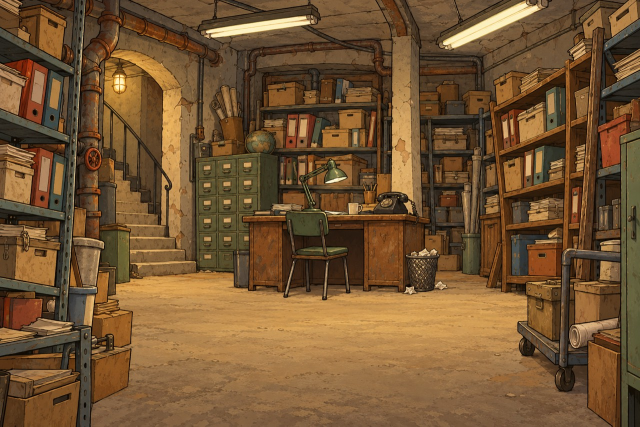
#> input picture prototyp/obrazky/archiv.jpg, 1280 x 853 px (shown at 1/2 size)
$ python rozsir_pozadi.py ../../prototyp/obrazky/archiv.jpg ../../prototyp/obrazky/namesti_den.jpg ../../prototyp/obrazky/namesti_den.jpg ../../prototyp/obrazky/namesti_den.jpg
#> lines starting #> are read from the running program, lines starting #| are printed output that depends on the picture
"""Rozšíří pozadí 1536 × 1024 do stran na 2218 × 1024 (široké obrazovky), střed zůstane původní.

Použití: rozsir_pozadi.py <původní.png> <rozšířené z API 2224×1024> <výstup.png> [náhled švů.png]

Model (gpt-image-2, vzorek archiv-rozsireni) dostane původní pozadí uprostřed širšího plátna
a má domalovat strany. Střed přitom překreslí o něco menší a posunutý (ani maska to nezastaví),
takže se nedá jen vlepit původní obrázek doprostřed. Postup:
1. najdou se shodné body původního a nového obrázku (SIFT) a z nich podobnostní transformace
   (zmenšení a posun),
2. nový obrázek se podle ní zvětší a posune tak, aby jeho střed seděl na původní obrázek,
3. střed se vezme z původního obrázku (na pixel stejný, aktivní místa platí dál), strany
   z nového, s krátkým prolnutím na švu.
Potřebuje Pillow, numpy a opencv-python-headless."""
import sys

import cv2
import numpy as np

SIRKA, OKRAJ, PROLNUTI = 2218, 341, 14


def rozsir(puvodni_png, nove_png, vystup_png, nahled=None):
#> called with puvodni_png = '../../prototyp/obrazky/archiv.jpg', nove_png = '../../prototyp/obrazky/namesti_den.jpg', vystup_png = '../../prototyp/obrazky/namesti_den.jpg', nahled = '../../prototyp/obrazky/namesti_den.jpg'
    g, r = cv2.imread(puvodni_png), cv2.imread(nove_png)
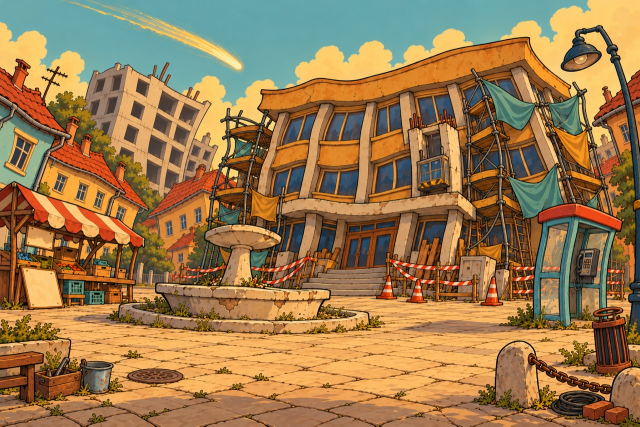
#> input picture prototyp/obrazky/namesti_den.jpg, 1280 x 853 px (shown at 1/2 size)
#> g is the input picture: shape (853, 1280, 3); mean B, G, R 50.3, 84.5, 115.5
#> r is the input picture: shape (853, 1280, 3); mean B, G, R 79, 122.3, 155.2
    sift = cv2.SIFT_create(4000)
    k1, d1 = sift.detectAndCompute(cv2.cvtColor(g, cv2.COLOR_BGR2GRAY), None)
#> k1 = 4000 keypoints; strongest (x, y, size): (828, 530, 2.1), (652, 422, 1.9), (813, 575, 2), (630, 419, 2.3)
    k2, d2 = sift.detectAndCompute(cv2.cvtColor(r, cv2.COLOR_BGR2GRAY), None)
#> k2 = 4000 keypoints; strongest (x, y, size): (517, 294, 2.2), (523, 296, 2.7), (441, 557, 2.5), (471, 239, 2)
    dvojice = cv2.BFMatcher().knnMatch(d1, d2, k=2)
#> dvojice = 4000 matches
    dobre = [a for a, b in dvojice if a.distance < 0.7 * b.distance]
#> dobre = 26 matches
    odkud = np.float32([k1[x.queryIdx].pt for x in dobre])
#> odkud = 26 pairs, first value 113.3 to 1238.7, second value 3.56 to 706.3
    kam = np.float32([k2[x.trainIdx].pt for x in dobre])
#> kam = 26 pairs, first value 14.18 to 1257.6, second value 125.8 to 690.6
    a, uvnitr = cv2.estimateAffinePartial2D(odkud, kam, method=cv2.RANSAC, ransacReprojThreshold=6)
#> a = [[0.227, -0.234, 330.1], [0.234, 0.227, 22.99]]; uvnitr = 26 values, max 1 at index 12, min 0 at index 0, mean 0.192
    print(f"shodných bodů {int(uvnitr.sum())}, měřítko středu {np.hypot(a[0, 0], a[0, 1]):.4f}, "
          f"posun ({a[0, 2]:.1f}, {a[1, 2]:.1f})")
#| shodných bodů 5, měřítko středu 0.3258, posun (330.1, 23.0)
    # cíl (X, Y) = původní souřadnice (X - OKRAJ, Y); zdroj = a · původní souřadnice
    m = a.copy()
#> m = [[0.227, -0.234, 330.1], [0.234, 0.227, 22.99]]
    m[:, 2] = a[:, 2] - a[:, 0] * OKRAJ
    siroke = cv2.warpAffine(r, m, (SIRKA, g.shape[0]), flags=cv2.INTER_LANCZOS4 | cv2.WARP_INVERSE_MAP,
                            borderMode=cv2.BORDER_REPLICATE).astype(float)
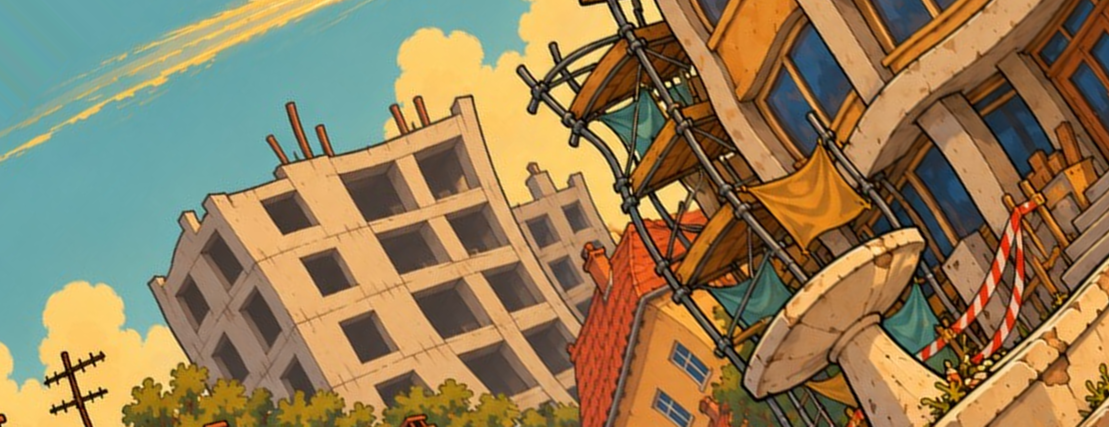
#> siroke: shape (853, 2218, 3) float64 (shown at 1/2 size); mean B, G, R 88.9, 126.1, 146.9
    vaha = np.ones(g.shape[1])
#> vaha = 1280 values from 1 to 1
    vaha[:PROLNUTI] = np.linspace(0, 1, PROLNUTI)
    vaha[-PROLNUTI:] = np.linspace(1, 0, PROLNUTI)
    stred = siroke[:, OKRAJ:OKRAJ + g.shape[1]]
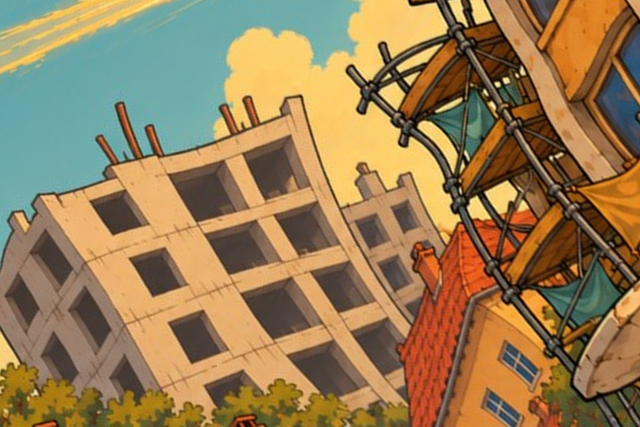
#> stred: shape (853, 1280, 3) float64 (shown at 1/2 size); mean B, G, R 85.6, 125.9, 152.3
    siroke[:, OKRAJ:OKRAJ + g.shape[1]] = stred * (1 - vaha[None, :, None]) + g * vaha[None, :, None]
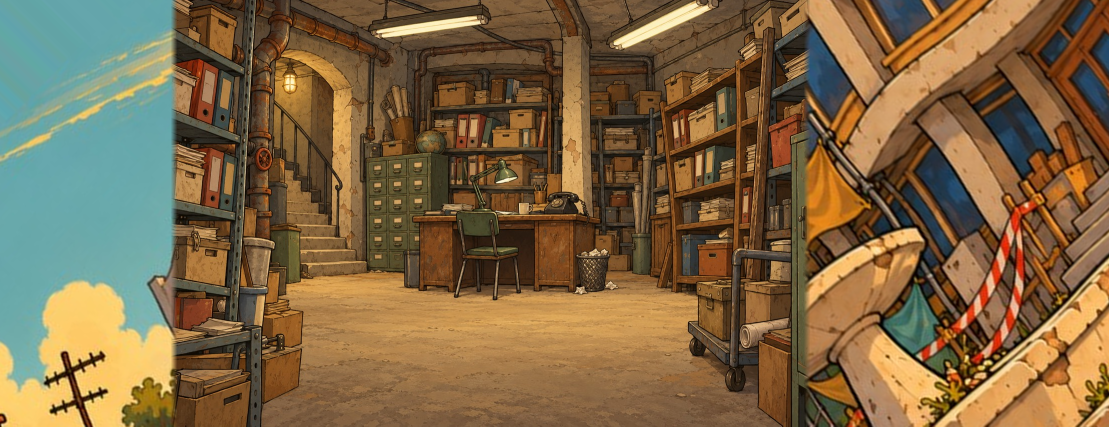
#> siroke: shape (853, 2218, 3) float64 (shown at 1/2 size); mean B, G, R 68.8, 102.5, 126
    out = siroke.clip(0, 255).astype(np.uint8)
    cv2.imwrite(vystup_png, out)
    if nahled:
        cv2.imwrite(nahled, np.hstack([out[:, OKRAJ - 220:OKRAJ + 220], out[:, OKRAJ + 1536 - 220:OKRAJ + 1536 + 220]]))
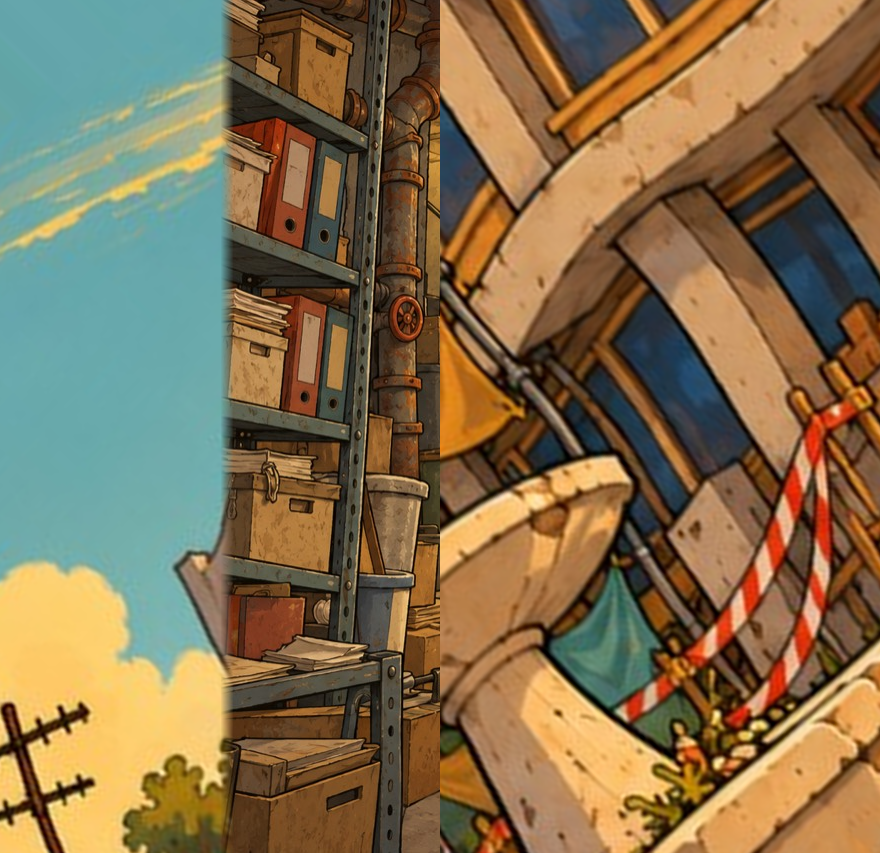
#> saved as namesti_den.jpg: shape (853, 880, 3); mean B, G, R 79.6, 112, 131.5


if __name__ == "__main__":
    if len(sys.argv) < 4:
        sys.exit(__doc__)
    rozsir(sys.argv[1], sys.argv[2], sys.argv[3], sys.argv[4] if len(sys.argv) > 4 else None)
